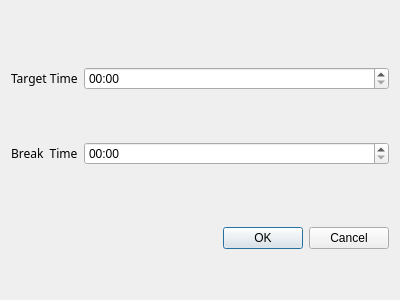
<?xml version="1.0" encoding="UTF-8"?>
<ui version="4.0">
 <class>TimeInputDialog</class>
 <widget class="QDialog" name="TimeInputDialog">
  <property name="geometry">
   <rect>
    <x>0</x>
    <y>0</y>
    <width>400</width>
    <height>300</height>
   </rect>
  </property>
  <property name="minimumSize">
   <size>
    <width>400</width>
    <height>300</height>
   </size>
  </property>
  <property name="maximumSize">
   <size>
    <width>400</width>
    <height>300</height>
   </size>
  </property>
  <property name="windowTitle">
   <string>Dialog</string>
  </property>
  <layout class="QGridLayout" name="gridLayout">
   <item row="3" column="0">
    <widget class="QDialogButtonBox" name="buttonBox">
     <property name="orientation">
      <enum>Qt::Horizontal</enum>
     </property>
     <property name="standardButtons">
      <set>QDialogButtonBox::Cancel|QDialogButtonBox::Ok</set>
     </property>
    </widget>
   </item>
   <item row="0" column="0">
    <spacer name="verticalSpacer_3">
     <property name="orientation">
      <enum>Qt::Vertical</enum>
     </property>
     <property name="sizeHint" stdset="0">
      <size>
       <width>20</width>
       <height>40</height>
      </size>
     </property>
    </spacer>
   </item>
   <item row="1" column="0">
    <layout class="QFormLayout" name="formLayout">
     <item row="0" column="0">
      <widget class="QLabel" name="label_setTarget">
       <property name="font">
        <font>
         <family>Microsoft YaHei</family>
        </font>
       </property>
       <property name="text">
        <string>Target Time</string>
       </property>
      </widget>
     </item>
     <item row="0" column="1">
      <widget class="QTimeEdit" name="timeEdit_target">
       <property name="displayFormat">
        <string>mm:ss</string>
       </property>
      </widget>
     </item>
     <item row="1" column="1">
      <spacer name="verticalSpacer">
       <property name="orientation">
        <enum>Qt::Vertical</enum>
       </property>
       <property name="sizeType">
        <enum>QSizePolicy::Maximum</enum>
       </property>
       <property name="sizeHint" stdset="0">
        <size>
         <width>20</width>
         <height>40</height>
        </size>
       </property>
      </spacer>
     </item>
     <item row="2" column="0">
      <widget class="QLabel" name="label_setBreak">
       <property name="font">
        <font>
         <family>Microsoft YaHei</family>
        </font>
       </property>
       <property name="text">
        <string>Break  Time</string>
       </property>
      </widget>
     </item>
     <item row="2" column="1">
      <widget class="QTimeEdit" name="timeEdit_break">
       <property name="dateTime">
        <datetime>
         <hour>0</hour>
         <minute>0</minute>
         <second>0</second>
         <year>2000</year>
         <month>1</month>
         <day>1</day>
        </datetime>
       </property>
       <property name="currentSection">
        <enum>QDateTimeEdit::MinuteSection</enum>
       </property>
       <property name="displayFormat">
        <string>mm:ss</string>
       </property>
       <property name="time">
        <time>
         <hour>0</hour>
         <minute>0</minute>
         <second>0</second>
        </time>
       </property>
      </widget>
     </item>
    </layout>
   </item>
   <item row="4" column="0">
    <spacer name="verticalSpacer_2">
     <property name="orientation">
      <enum>Qt::Vertical</enum>
     </property>
     <property name="sizeType">
      <enum>QSizePolicy::Maximum</enum>
     </property>
     <property name="sizeHint" stdset="0">
      <size>
       <width>20</width>
       <height>40</height>
      </size>
     </property>
    </spacer>
   </item>
   <item row="2" column="0">
    <spacer name="verticalSpacer_4">
     <property name="orientation">
      <enum>Qt::Vertical</enum>
     </property>
     <property name="sizeHint" stdset="0">
      <size>
       <width>20</width>
       <height>40</height>
      </size>
     </property>
    </spacer>
   </item>
  </layout>
 </widget>
 <resources/>
 <connections/>
</ui>
